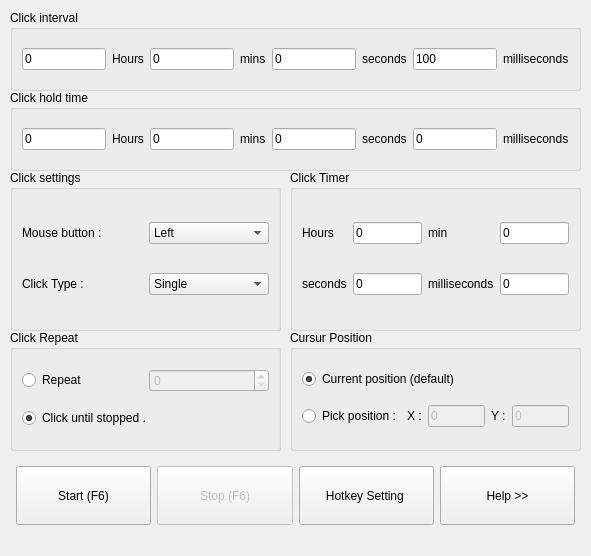
<?xml version="1.0" encoding="UTF-8"?>
<ui version="4.0">
 <class>main_window</class>
 <widget class="QMainWindow" name="main_window">
  <property name="geometry">
   <rect>
    <x>0</x>
    <y>0</y>
    <width>591</width>
    <height>556</height>
   </rect>
  </property>
  <property name="minimumSize">
   <size>
    <width>591</width>
    <height>556</height>
   </size>
  </property>
  <property name="maximumSize">
   <size>
    <width>591</width>
    <height>556</height>
   </size>
  </property>
  <property name="windowTitle">
   <string>Auto Clicker Pro</string>
  </property>
  <widget class="QWidget" name="central_widget">
   <widget class="QGroupBox" name="grb_clk_interval">
    <property name="geometry">
     <rect>
      <x>10</x>
      <y>10</y>
      <width>571</width>
      <height>81</height>
     </rect>
    </property>
    <property name="toolTip">
     <string>&lt;html&gt;&lt;head/&gt;&lt;body&gt;&lt;p&gt;Control how fast the auto clicker works. ( 100 milliseconds is the default speed which is 10 clicks per seconds)&lt;/p&gt;&lt;/body&gt;&lt;/html&gt;</string>
    </property>
    <property name="whatsThis">
     <string>&lt;html&gt;&lt;head/&gt;&lt;body&gt;&lt;p&gt;Control how fast the auto clicker works. ( 100 milliseconds is the default speed which is 10 clicks per seconds)&lt;/p&gt;&lt;/body&gt;&lt;/html&gt;</string>
    </property>
    <property name="title">
     <string>Click interval</string>
    </property>
    <layout class="QGridLayout" name="gridLayout_5">
     <item row="0" column="0">
      <widget class="QLineEdit" name="le_hours">
       <property name="text">
        <string>0</string>
       </property>
      </widget>
     </item>
     <item row="0" column="1">
      <widget class="QLabel" name="label">
       <property name="text">
        <string>Hours</string>
       </property>
      </widget>
     </item>
     <item row="0" column="2">
      <widget class="QLineEdit" name="le_mins">
       <property name="text">
        <string>0</string>
       </property>
      </widget>
     </item>
     <item row="0" column="3">
      <widget class="QLabel" name="label_2">
       <property name="text">
        <string>mins</string>
       </property>
      </widget>
     </item>
     <item row="0" column="4">
      <widget class="QLineEdit" name="le_s">
       <property name="text">
        <string>0</string>
       </property>
      </widget>
     </item>
     <item row="0" column="5">
      <widget class="QLabel" name="label_3">
       <property name="text">
        <string>seconds</string>
       </property>
      </widget>
     </item>
     <item row="0" column="6">
      <widget class="QLineEdit" name="le_ms">
       <property name="text">
        <string>100</string>
       </property>
      </widget>
     </item>
     <item row="0" column="7">
      <widget class="QLabel" name="label_4">
       <property name="text">
        <string>milliseconds</string>
       </property>
      </widget>
     </item>
    </layout>
   </widget>
   <widget class="QGroupBox" name="grb_clk_settings">
    <property name="geometry">
     <rect>
      <x>10</x>
      <y>170</y>
      <width>271</width>
      <height>161</height>
     </rect>
    </property>
    <property name="toolTip">
     <string>&lt;html&gt;&lt;head/&gt;&lt;body&gt;&lt;p&gt;Controls the click type and the mouse button that will perform the click.&lt;/p&gt;&lt;/body&gt;&lt;/html&gt;</string>
    </property>
    <property name="title">
     <string>Click settings</string>
    </property>
    <layout class="QGridLayout" name="gridLayout">
     <item row="0" column="0">
      <widget class="QLabel" name="label_5">
       <property name="text">
        <string>Mouse button :</string>
       </property>
      </widget>
     </item>
     <item row="0" column="1">
      <widget class="QComboBox" name="comboB_mouse_btn">
       <item>
        <property name="text">
         <string>Left</string>
        </property>
       </item>
       <item>
        <property name="text">
         <string>Right</string>
        </property>
       </item>
       <item>
        <property name="text">
         <string>Middle</string>
        </property>
       </item>
      </widget>
     </item>
     <item row="1" column="0">
      <widget class="QLabel" name="label_6">
       <property name="text">
        <string>Click Type :</string>
       </property>
      </widget>
     </item>
     <item row="1" column="1">
      <widget class="QComboBox" name="comboB_clickType">
       <property name="toolTip">
        <string>&lt;html&gt;&lt;head/&gt;&lt;body&gt;&lt;p&gt;Single :  Click once&lt;/p&gt;&lt;p&gt;Double : Clicks twice ( same as double click)&lt;/p&gt;&lt;p&gt;Triple: Click three times &lt;/p&gt;&lt;/body&gt;&lt;/html&gt;</string>
       </property>
       <item>
        <property name="text">
         <string>Single</string>
        </property>
       </item>
       <item>
        <property name="text">
         <string>Double</string>
        </property>
       </item>
       <item>
        <property name="text">
         <string>Triple</string>
        </property>
       </item>
      </widget>
     </item>
    </layout>
   </widget>
   <widget class="QGroupBox" name="grb_cur_pos">
    <property name="geometry">
     <rect>
      <x>290</x>
      <y>330</y>
      <width>291</width>
      <height>121</height>
     </rect>
    </property>
    <property name="toolTip">
     <string>&lt;!DOCTYPE HTML PUBLIC &quot;-//W3C//DTD HTML 4.0//EN&quot; &quot;http://www.w3.org/TR/REC-html40/strict.dtd&quot;&gt;
&lt;html&gt;&lt;head&gt;&lt;meta name=&quot;qrichtext&quot; content=&quot;1&quot; /&gt;&lt;meta charset=&quot;utf-8&quot; /&gt;&lt;style type=&quot;text/css&quot;&gt;
p, li { white-space: pre-wrap; }
hr { height: 1px; border-width: 0; }
li.unchecked::marker { content: &quot;\2610&quot;; }
li.checked::marker { content: &quot;\2612&quot;; }
&lt;/style&gt;&lt;/head&gt;&lt;body style=&quot; font-family:'Segoe UI'; font-size:9pt; font-weight:400; font-style:normal;&quot;&gt;
&lt;p style=&quot; margin-top:0px; margin-bottom:0px; margin-left:0px; margin-right:0px; -qt-block-indent:0; text-indent:0px;&quot;&gt;Controls the position of the cursur, by default it clicks on the current position of the cursur and you are able to move the cursur around. specifying a  position means the auto clicker will only click that position on the screen which varies depending on the monitor.&lt;/p&gt;&lt;/body&gt;&lt;/html&gt;</string>
    </property>
    <property name="title">
     <string>Cursur Position</string>
    </property>
    <layout class="QGridLayout" name="gridLayout_3">
     <item row="1" column="0">
      <widget class="QRadioButton" name="pos_opt_2">
       <property name="text">
        <string>Pick position :</string>
       </property>
      </widget>
     </item>
     <item row="1" column="1">
      <widget class="QLabel" name="label_11">
       <property name="text">
        <string>X :</string>
       </property>
      </widget>
     </item>
     <item row="1" column="2">
      <widget class="QLineEdit" name="x_cor">
       <property name="enabled">
        <bool>false</bool>
       </property>
       <property name="text">
        <string>0</string>
       </property>
      </widget>
     </item>
     <item row="1" column="3">
      <widget class="QLabel" name="label_12">
       <property name="text">
        <string>Y :</string>
       </property>
      </widget>
     </item>
     <item row="1" column="4">
      <widget class="QLineEdit" name="y_cor">
       <property name="enabled">
        <bool>false</bool>
       </property>
       <property name="text">
        <string>0</string>
       </property>
      </widget>
     </item>
     <item row="0" column="0" colspan="4">
      <widget class="QRadioButton" name="pos_opt_1">
       <property name="text">
        <string>Current position (default)</string>
       </property>
       <property name="checked">
        <bool>true</bool>
       </property>
      </widget>
     </item>
    </layout>
   </widget>
   <widget class="QGroupBox" name="grb_clk_repeat">
    <property name="geometry">
     <rect>
      <x>10</x>
      <y>330</y>
      <width>271</width>
      <height>121</height>
     </rect>
    </property>
    <property name="toolTip">
     <string>&lt;html&gt;&lt;head/&gt;&lt;body&gt;&lt;p&gt;how much clicks  the auto clicker will perform.&lt;/p&gt;&lt;/body&gt;&lt;/html&gt;</string>
    </property>
    <property name="title">
     <string>Click Repeat</string>
    </property>
    <layout class="QGridLayout" name="gridLayout_4">
     <item row="0" column="0">
      <widget class="QRadioButton" name="repeat_opt_1">
       <property name="text">
        <string>Repeat</string>
       </property>
      </widget>
     </item>
     <item row="0" column="1">
      <widget class="QSpinBox" name="repeat_times">
       <property name="enabled">
        <bool>false</bool>
       </property>
       <property name="value">
        <number>0</number>
       </property>
      </widget>
     </item>
     <item row="1" column="0" colspan="2">
      <widget class="QRadioButton" name="repeat_opt_2">
       <property name="text">
        <string>Click until stopped .</string>
       </property>
       <property name="checked">
        <bool>true</bool>
       </property>
      </widget>
     </item>
    </layout>
   </widget>
   <widget class="QGroupBox" name="grb_clk_timer">
    <property name="geometry">
     <rect>
      <x>290</x>
      <y>170</y>
      <width>291</width>
      <height>161</height>
     </rect>
    </property>
    <property name="toolTip">
     <string>&lt;html&gt;&lt;head/&gt;&lt;body&gt;&lt;p&gt;How long the auto clicker will work. (0 on all time slots means no time limit)&lt;/p&gt;&lt;/body&gt;&lt;/html&gt;</string>
    </property>
    <property name="title">
     <string>Click Timer</string>
    </property>
    <layout class="QGridLayout" name="gridLayout_2">
     <item row="0" column="0">
      <widget class="QLabel" name="label_9">
       <property name="text">
        <string>Hours</string>
       </property>
      </widget>
     </item>
     <item row="0" column="1">
      <widget class="QLineEdit" name="le_timer_h">
       <property name="text">
        <string>0</string>
       </property>
      </widget>
     </item>
     <item row="0" column="2">
      <widget class="QLabel" name="label_7">
       <property name="text">
        <string>min</string>
       </property>
      </widget>
     </item>
     <item row="0" column="3">
      <widget class="QLineEdit" name="le_timer_min">
       <property name="text">
        <string>0</string>
       </property>
      </widget>
     </item>
     <item row="1" column="0">
      <widget class="QLabel" name="label_10">
       <property name="text">
        <string>seconds</string>
       </property>
      </widget>
     </item>
     <item row="1" column="1">
      <widget class="QLineEdit" name="le_timer_s">
       <property name="text">
        <string>0</string>
       </property>
      </widget>
     </item>
     <item row="1" column="2">
      <widget class="QLabel" name="label_8">
       <property name="text">
        <string>milliseconds</string>
       </property>
      </widget>
     </item>
     <item row="1" column="3">
      <widget class="QLineEdit" name="le_timer_ms">
       <property name="text">
        <string>0</string>
       </property>
      </widget>
     </item>
    </layout>
   </widget>
   <widget class="QGroupBox" name="grb_clk_interval_2">
    <property name="geometry">
     <rect>
      <x>10</x>
      <y>90</y>
      <width>571</width>
      <height>81</height>
     </rect>
    </property>
    <property name="toolTip">
     <string>&lt;html&gt;&lt;head/&gt;&lt;body&gt;&lt;p&gt;Controls how long the mouse will hold to button as if it didnt let go of the click before releasing it. ( some games could use this function)&lt;/p&gt;&lt;/body&gt;&lt;/html&gt;</string>
    </property>
    <property name="whatsThis">
     <string>&lt;html&gt;&lt;head/&gt;&lt;body&gt;&lt;p&gt;&lt;br/&gt;&lt;/p&gt;&lt;/body&gt;&lt;/html&gt;</string>
    </property>
    <property name="title">
     <string>Click hold time</string>
    </property>
    <layout class="QGridLayout" name="gridLayout_6">
     <item row="0" column="0">
      <widget class="QLineEdit" name="le_hold_hours">
       <property name="text">
        <string>0</string>
       </property>
      </widget>
     </item>
     <item row="0" column="1">
      <widget class="QLabel" name="label_13">
       <property name="text">
        <string>Hours</string>
       </property>
      </widget>
     </item>
     <item row="0" column="2">
      <widget class="QLineEdit" name="le_hold_mins">
       <property name="text">
        <string>0</string>
       </property>
      </widget>
     </item>
     <item row="0" column="3">
      <widget class="QLabel" name="label_14">
       <property name="text">
        <string>mins</string>
       </property>
      </widget>
     </item>
     <item row="0" column="4">
      <widget class="QLineEdit" name="le_hold_s">
       <property name="text">
        <string>0</string>
       </property>
      </widget>
     </item>
     <item row="0" column="5">
      <widget class="QLabel" name="label_15">
       <property name="text">
        <string>seconds</string>
       </property>
      </widget>
     </item>
     <item row="0" column="6">
      <widget class="QLineEdit" name="le_hold_ms">
       <property name="text">
        <string>0</string>
       </property>
      </widget>
     </item>
     <item row="0" column="7">
      <widget class="QLabel" name="label_16">
       <property name="text">
        <string>milliseconds</string>
       </property>
      </widget>
     </item>
    </layout>
   </widget>
   <widget class="QWidget" name="layoutWidget">
    <property name="geometry">
     <rect>
      <x>10</x>
      <y>460</y>
      <width>571</width>
      <height>71</height>
     </rect>
    </property>
    <layout class="QGridLayout" name="gridLayout_7">
     <property name="sizeConstraint">
      <enum>QLayout::SetDefaultConstraint</enum>
     </property>
     <property name="leftMargin">
      <number>6</number>
     </property>
     <property name="topMargin">
      <number>6</number>
     </property>
     <property name="rightMargin">
      <number>6</number>
     </property>
     <property name="bottomMargin">
      <number>6</number>
     </property>
     <property name="horizontalSpacing">
      <number>6</number>
     </property>
     <item row="0" column="0">
      <widget class="QPushButton" name="btn_start">
       <property name="sizePolicy">
        <sizepolicy hsizetype="Expanding" vsizetype="Expanding">
         <horstretch>0</horstretch>
         <verstretch>0</verstretch>
        </sizepolicy>
       </property>
       <property name="toolTip">
        <string>&lt;html&gt;&lt;head/&gt;&lt;body&gt;&lt;p&gt;Starts the auto clicker. (default shortcut is F6)&lt;/p&gt;&lt;/body&gt;&lt;/html&gt;</string>
       </property>
       <property name="text">
        <string>Start (F6)</string>
       </property>
      </widget>
     </item>
     <item row="0" column="1">
      <widget class="QPushButton" name="btn_stop">
       <property name="enabled">
        <bool>false</bool>
       </property>
       <property name="sizePolicy">
        <sizepolicy hsizetype="Expanding" vsizetype="Expanding">
         <horstretch>0</horstretch>
         <verstretch>0</verstretch>
        </sizepolicy>
       </property>
       <property name="toolTip">
        <string>&lt;html&gt;&lt;head/&gt;&lt;body&gt;&lt;p&gt;stops the auto clicker. (default shortcut is F6)&lt;/p&gt;&lt;/body&gt;&lt;/html&gt;</string>
       </property>
       <property name="text">
        <string>Stop (F6)</string>
       </property>
      </widget>
     </item>
     <item row="0" column="2">
      <widget class="QPushButton" name="btn_shortcut">
       <property name="sizePolicy">
        <sizepolicy hsizetype="Expanding" vsizetype="Expanding">
         <horstretch>0</horstretch>
         <verstretch>0</verstretch>
        </sizepolicy>
       </property>
       <property name="toolTip">
        <string>&lt;html&gt;&lt;head/&gt;&lt;body&gt;&lt;p&gt;Hotkey cannot be modifiers like ctrl , alt, shift , caps_lock , windows btn&lt;/p&gt;&lt;p&gt;Hotkey cannot be prtscn , scrlk , numlk&lt;/p&gt;&lt;p&gt;any other keyboard key is valid&lt;/p&gt;&lt;/body&gt;&lt;/html&gt;</string>
       </property>
       <property name="text">
        <string>Hotkey Setting </string>
       </property>
      </widget>
     </item>
     <item row="0" column="3">
      <widget class="QPushButton" name="btn_help">
       <property name="sizePolicy">
        <sizepolicy hsizetype="Expanding" vsizetype="Expanding">
         <horstretch>0</horstretch>
         <verstretch>0</verstretch>
        </sizepolicy>
       </property>
       <property name="text">
        <string>Help &gt;&gt;</string>
       </property>
      </widget>
     </item>
    </layout>
   </widget>
  </widget>
 </widget>
 <resources/>
 <connections/>
</ui>
